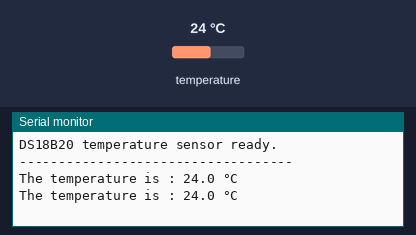
Bench run of a sketch on a simulated ESP32. On the bench: the last lines printed to the serial monitor. The inputs (shaded band) are chosen by the test bench; at power-on: temperature 24 °C.

Above: at 3.3 s.
3.4 s: temperature set to 12 °C
At 4.9 s:
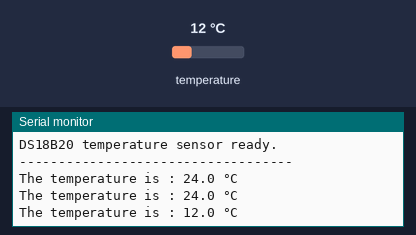
5.9 s: temperature set to 19 °C
At 7.4 s:
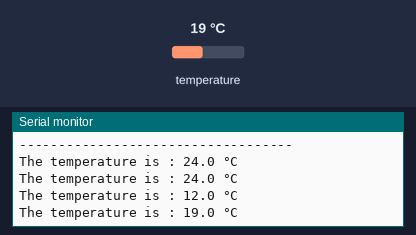
Timing chart, 0 to 8.9 s (numbered marks = the images above; inputs shaded):
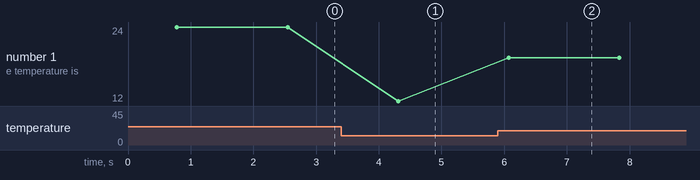

Measured:
- after the input at 3.4 s, the serial monitor: prints a new line after 0.91 s (image 1)
- after the input at 5.9 s, the serial monitor: prints a new line after 0.17 s (image 2)
- plotted number 1: 24 → 12 after the input at 3.4 s, 12 → 19 after the input at 5.9 s

The sketch:

temperature_sensor.ino
```cpp
// ============================================================
//  temperature_sensor.ino
//  Reads temperature from a DS18B20 waterproof probe and
//  prints it to the Serial Monitor every second.
//
//  Board  : ESP32 DevKit V1
//  Sensor : DS18B20 waterproof probe (red / black / yellow)
//
//  WIRING:
//  -------
//  DS18B20 RED    wire  -->  ESP32 3.3V  (power)
//  DS18B20 BLACK  wire  -->  ESP32 GND   (ground)
//  DS18B20 YELLOW wire  -->  ESP32 GPIO14 (data)
//
//  IMPORTANT: You MUST place a 4.7kΩ resistor between the
//  RED wire (3.3V) and the YELLOW wire (data). Without it
//  the sensor will not work. This is called a "pull-up"
//  resistor and it is required by the OneWire protocol.
//
//  LIBRARIES REQUIRED (install via Arduino IDE Library Manager):
//  - OneWire        by Paul Stoffregen
//  - DallasTemperature  by Miles Burton
// ============================================================

#include <OneWire.h>          // Low-level communication protocol
#include <DallasTemperature.h> // Higher-level DS18B20 driver

// ---------- Pin definition ----------
#define SENSOR_PIN 14          // GPIO14 = YELLOW wire from the sensor

// ---------- Library setup ----------
OneWire           oneWire(SENSOR_PIN);  // Create a OneWire bus on GPIO14
DallasTemperature sensors(&oneWire);    // Pass the bus to the sensor library

// ============================================================
void setup() {

  // Start Serial communication so we can print to the monitor
  Serial.begin(115200);

  // Start the sensor library
  sensors.begin();

  Serial.println("DS18B20 temperature sensor ready.");
  Serial.println("-----------------------------------");
}

// ============================================================
void loop() {

  // Ask the sensor to take a temperature measurement
  sensors.requestTemperatures();

  // Read the result from the first (and only) sensor on the bus
  // getC = get temperature in Celsius
  float temperatureC = sensors.getTempCByIndex(0);

  // Check if the reading is valid.
  // The library returns -127 when the sensor is not found or wired wrong.
  if (temperatureC == DEVICE_DISCONNECTED_C) {
    Serial.println("Error: sensor not found. Check your wiring.");
  } else {
    // Print in the requested format
    Serial.print("The temperature is : ");
    Serial.print(temperatureC, 1);   // 1 decimal place, e.g. 23.5
    Serial.println(" °C");
  }

  // Wait 1 second before the next reading
  delay(1000);
}
```
